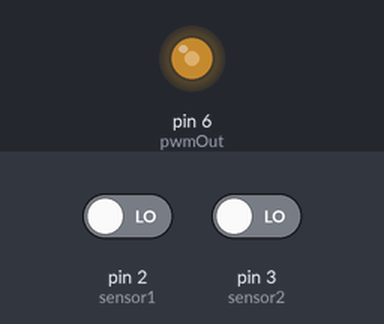
This sketch was run on a simulated Arduino Uno, built with avr-gcc and run on an emulated ATmega328P. Parts: output pins drawn as LEDs (lit = HIGH). The test bench sets the inputs (shaded band); at power-on: pin 2 (sensor1) LOW, pin 3 (sensor2) LOW.

Above: at 1.2 s.
1.3 s: pin 2 (sensor1) driven HIGH
At 2.5 s:
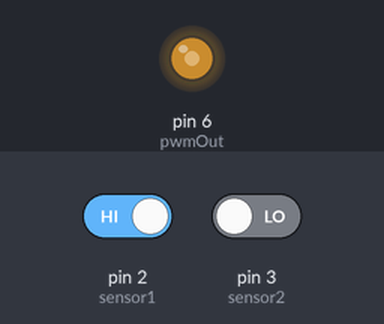
2.8 s: pin 3 (sensor2) driven HIGH
At 3.8 s:
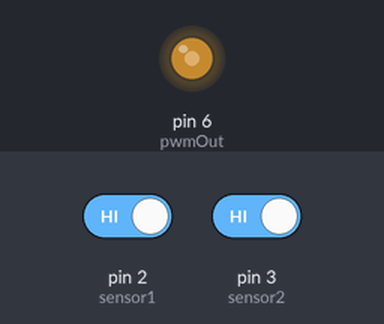
Timing chart, 0 to 5.8 s (numbered marks = the images above; inputs shaded):
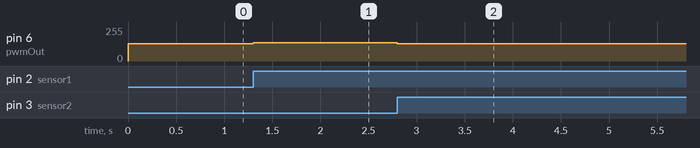

Measured:
- after the input at 1.3 s, pin 6 (pwmOut): 128/255 → 138/255 at once
- after the input at 2.8 s, pin 6 (pwmOut): 138/255 → 128/255 at once

The sketch:

SensorCapacitivoPWM.ino
```cpp
/*

                Neste programa, dois sensores capacitivos serão usados para incrementar e decrementar um PWM de saída, no pino 6. A leitura dos sensores será feita através
        das interrrupções externas. Assim, consegue-se utilizar os sensores como se fossem botões.

                Na simulação o circuito e o programa funcionaram.

*/

// Mapeamento de hardware
#define sensor1 2
#define sensor2 3
#define pwmOut 6

// Variáveis auxiliares
byte pwm = 128;

void leitura_Sensor1(){                                    // Função que a interrupção externa INT0 chama

    pwm += 10;
} // end void leitura_Sensor

void leitura_Sensor2(){                                    // Função que a interrupção externa INT1 chama

    pwm -= 10;
} // end void leitura_Sensor

void setup() {

    pinMode(sensor1, INPUT);
    pinMode(sensor2, INPUT);
    pinMode(pwmOut, OUTPUT);

    attachInterrupt(0, leitura_Sensor1, RISING);           // Função que faz a interrupção externa INT0 executar a função leitura_Sensor quando houver borda de subida
    attachInterrupt(1, leitura_Sensor2, RISING);           // Função que faz a interrupção externa INT0 executar a função leitura_Sensor quando houver borda de subida

} // end void setup

void loop() {

    analogWrite(pwmOut, pwm);
} // end void loop
```
